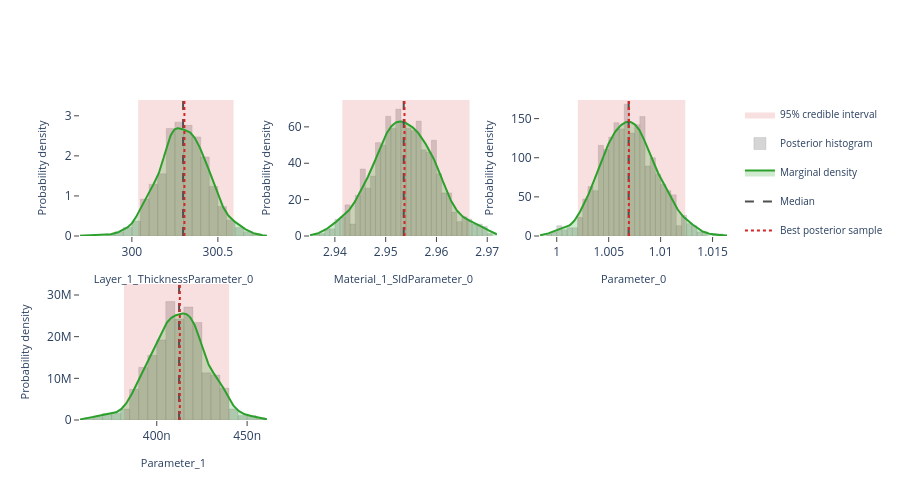

Notebook code cell kept with this figure:
### Markdown cell above
## Interactive posterior plots

The next three cells render the same Plotly figures that are shown on the
Bayesian Posterior tab of the EasyReflectometryApp:

* **Marginals** — per-parameter distribution: histogram + smooth KDE marginal,
  shaded 95% credible interval, and median / best-sample lines
  (`plot_distribution` or `posterior.distribution()`)
* **Corner plot** — pairwise marginals + 2-D contours + scatter (`plot_corner`)
* **Traces** — per-chain trace + marginal histogram (`plot_trace`)

The standalone helpers are called with ``return_figure=True`` so they return a
Plotly ``Figure`` that we render in the notebook with ``fig.show()``; the
``PosteriorResults`` methods return the figure directly.

### Code cell
# ---- Marginal posterior distributions ---------------------------------------
# One panel per free parameter, each overlaying the posterior histogram, a
# smooth Gaussian-KDE marginal, the shaded 95% credible interval, and the
# median / best-sample reference lines.  Mirrors the "Marginals" sub-tab in
# the EasyReflectometryApp.

# The PosteriorResults method passes ``logp`` through automatically so the
# best posterior sample (MAP) line is drawn:
fig = posterior.distribution()
fig.show()

# Standalone equivalent (pass ``logp`` to get the best-sample line):
# fig = plot_distribution(
#     posterior.draws,
#     posterior.param_names,
#     logp=posterior.logp,
#     return_figure=True,
# )
# fig.show()

### Figure 1 — Plotly figure (JSON) as saved in the notebook; plotly's stock layout.template omitted (floating-point values rounded to 4 significant figures; data arrays with more than 128 entries replaced by an {"elided": "..."} marker saying what was removed)
{"data": [{"fill": "toself", "fillcolor": "rgba(214, 39, 40, 0.14)", "hoverinfo": "skip", "legendgroup": "95% credible interval", "line": {"color": "rgba(214, 39, 40, 0.14)", "width": 0}, "mode": "lines", "name": "95% credible interval", "showlegend": true, "type": "scatter", "x": [300.0, 300.6, 300.6, 300.0, 300.0], "xaxis": "x", "y": [0.0, 0.0, 3.395, 3.395, 0.0], "yaxis": "y"}, {"histnorm": "probability density", "hovertemplate": "sample=%{x:.4f}<br>density: %{y:.2f}<extra></extra>", "legendgroup": "histogram", "marker": {"color": "rgba(120, 120, 120, 0.38)", "line": {"color": "rgba(120, 120, 120, 0.24)", "width": 1}}, "name": "Posterior histogram", "nbinsx": 40, "opacity": 0.82, "showlegend": true, "type": "histogram", "x": {"elided": "760 float values"}, "xaxis": "x", "yaxis": "y"}, {"fill": "tozeroy", "fillcolor": "rgba(44, 160, 44, 0.22)", "hovertemplate": "Layer_1_ThicknessParameter_0: %{x:.4f}<br>density: %{y:.4f}<extra></extra>", "legendgroup": "marginal", "line": {"color": "rgb(44, 160, 44)", "width": 2}, "mode": "lines", "name": "Marginal density", "showlegend": true, "type": "scatter", "x": {"elided": "256 float values"}, "xaxis": "x", "y": {"elided": "256 float values"}, "yaxis": "y"}, {"hovertemplate": "Median: %{x:.4f}<extra></extra>", "legendgroup": "Median", "line": {"color": "rgb(80, 80, 80)", "dash": "dash", "width": 2}, "mode": "lines", "name": "Median", "showlegend": true, "type": "scatter", "x": [300.3, 300.3], "xaxis": "x", "y": [0.0, 3.395], "yaxis": "y"}, {"hovertemplate": "Best posterior sample: %{x:.4f}<extra></extra>", "legendgroup": "Best posterior sample", "line": {"color": "rgb(214, 39, 40)", "dash": "dot", "width": 2}, "mode": "lines", "name": "Best posterior sample", "showlegend": true, "type": "scatter", "x": [300.3, 300.3], "xaxis": "x", "y": [0.0, 3.395], "yaxis": "y"}, {"fill": "toself", "fillcolor": "rgba(214, 39, 40, 0.14)", "hoverinfo": "skip", "legendgroup": "95% credible interval", "line": {"color": "rgba(214, 39, 40, 0.14)", "width": 0}, "mode": "lines", "name": "95% credible interval", "showlegend": false, "type": "scatter", "x": [2.941, 2.967, 2.967, 2.941, 2.941], "xaxis": "x2", "y": [0.0, 0.0, 74.77, 74.77, 0.0], "yaxis": "y2"}, {"histnorm": "probability density", "hovertemplate": "sample=%{x:.4f}<br>density: %{y:.2f}<extra></extra>", "legendgroup": "histogram", "marker": {"color": "rgba(120, 120, 120, 0.38)", "line": {"color": "rgba(120, 120, 120, 0.24)", "width": 1}}, "name": "Posterior histogram", "nbinsx": 40, "opacity": 0.82, "showlegend": false, "type": "histogram", "x": {"elided": "760 float values"}, "xaxis": "x2", "yaxis": "y2"}, {"fill": "tozeroy", "fillcolor": "rgba(44, 160, 44, 0.22)", "hovertemplate": "Material_1_SldParameter_0: %{x:.4f}<br>density: %{y:.4f}<extra></extra>", "legendgroup": "marginal", "line": {"color": "rgb(44, 160, 44)", "width": 2}, "mode": "lines", "name": "Marginal density", "showlegend": false, "type": "scatter", "x": {"elided": "256 float values"}, "xaxis": "x2", "y": {"elided": "256 float values"}, "yaxis": "y2"}, {"hovertemplate": "Median: %{x:.4f}<extra></extra>", "legendgroup": "Median", "line": {"color": "rgb(80, 80, 80)", "dash": "dash", "width": 2}, "mode": "lines", "name": "Median", "showlegend": false, "type": "scatter", "x": [2.954, 2.954], "xaxis": "x2", "y": [0.0, 74.77], "yaxis": "y2"}, {"hovertemplate": "Best posterior sample: %{x:.4f}<extra></extra>", "legendgroup": "Best posterior sample", "line": {"color": "rgb(214, 39, 40)", "dash": "dot", "width": 2}, "mode": "lines", "name": "Best posterior sample", "showlegend": false, "type": "scatter", "x": [2.954, 2.954], "xaxis": "x2", "y": [0.0, 74.77], "yaxis": "y2"}, {"fill": "toself", "fillcolor": "rgba(214, 39, 40, 0.14)", "hoverinfo": "skip", "legendgroup": "95% credible interval", "line": {"color": "rgba(214, 39, 40, 0.14)", "width": 0}, "mode": "lines", "name": "95% credible interval", "showlegend": false, "type": "scatter", "x": [1.002, 1.012, 1.012, 1.002, 1.002], "xaxis": "x3", "y": [0.0, 0.0, 173.8, 173.8, 0.0], "yaxis": "y3"}, {"histnorm": "probability density", "hovertemplate": "sample=%{x:.4f}<br>density: %{y:.2f}<extra></extra>", "legendgroup": "histogram", "marker": {"color": "rgba(120, 120, 120, 0.38)", "line": {"color": "rgba(120, 120, 120, 0.24)", "width": 1}}, "name": "Posterior histogram", "nbinsx": 40, "opacity": 0.82, "showlegend": false, "type": "histogram", "x": {"elided": "760 float values"}, "xaxis": "x3", "yaxis": "y3"}, {"fill": "tozeroy", "fillcolor": "rgba(44, 160, 44, 0.22)", "hovertemplate": "Parameter_0: %{x:.4f}<br>density: %{y:.4f}<extra></extra>", "legendgroup": "marginal", "line": {"color": "rgb(44, 160, 44)", "width": 2}, "mode": "lines", "name": "Marginal density", "showlegend": false, "type": "scatter", "x": {"elided": "256 float values"}, "xaxis": "x3", "y": {"elided": "256 float values"}, "yaxis": "y3"}, {"hovertemplate": "Median: %{x:.4f}<extra></extra>", "legendgroup": "Median", "line": {"color": "rgb(80, 80, 80)", "dash": "dash", "width": 2}, "mode": "lines", "name": "Median", "showlegend": false, "type": "scatter", "x": [1.007, 1.007], "xaxis": "x3", "y": [0.0, 173.8], "yaxis": "y3"}, {"hovertemplate": "Best posterior sample: %{x:.4f}<extra></extra>", "legendgroup": "Best posterior sample", "line": {"color": "rgb(214, 39, 40)", "dash": "dot", "width": 2}, "mode": "lines", "name": "Best posterior sample", "showlegend": false, "type": "scatter", "x": [1.007, 1.007], "xaxis": "x3", "y": [0.0, 173.8], "yaxis": "y3"}, {"fill": "toself", "fillcolor": "rgba(214, 39, 40, 0.14)", "hoverinfo": "skip", "legendgroup": "95% credible interval", "line": {"color": "rgba(214, 39, 40, 0.14)", "width": 0}, "mode": "lines", "name": "95% credible interval", "showlegend": false, "type": "scatter", "x": [3.819e-07, 4.401e-07, 4.401e-07, 3.819e-07, 3.819e-07], "xaxis": "x4", "y": [0.0, 0.0, 32640000.0, 32640000.0, 0.0], "yaxis": "y4"}, {"histnorm": "probability density", "hovertemplate": "sample=%{x:.4f}<br>density: %{y:.2f}<extra></extra>", "legendgroup": "histogram", "marker": {"color": "rgba(120, 120, 120, 0.38)", "line": {"color": "rgba(120, 120, 120, 0.24)", "width": 1}}, "name": "Posterior histogram", "nbinsx": 40, "opacity": 0.82, "showlegend": false, "type": "histogram", "x": {"elided": "760 float values"}, "xaxis": "x4", "yaxis": "y4"}, {"fill": "tozeroy", "fillcolor": "rgba(44, 160, 44, 0.22)", "hovertemplate": "Parameter_1: %{x:.4f}<br>density: %{y:.4f}<extra></extra>", "legendgroup": "marginal", "line": {"color": "rgb(44, 160, 44)", "width": 2}, "mode": "lines", "name": "Marginal density", "showlegend": false, "type": "scatter", "x": {"elided": "256 float values"}, "xaxis": "x4", "y": {"elided": "256 float values"}, "yaxis": "y4"}, {"hovertemplate": "Median: %{x:.4f}<extra></extra>", "legendgroup": "Median", "line": {"color": "rgb(80, 80, 80)", "dash": "dash", "width": 2}, "mode": "lines", "name": "Median", "showlegend": false, "type": "scatter", "x": [4.124e-07, 4.124e-07], "xaxis": "x4", "y": [0.0, 32640000.0], "yaxis": "y4"}, {"hovertemplate": "Best posterior sample: %{x:.4f}<extra></extra>", "legendgroup": "Best posterior sample", "line": {"color": "rgb(214, 39, 40)", "dash": "dot", "width": 2}, "mode": "lines", "name": "Best posterior sample", "showlegend": false, "type": "scatter", "x": [4.128e-07, 4.128e-07], "xaxis": "x4", "y": [0.0, 32640000.0], "yaxis": "y4"}], "layout": {"barmode": "overlay", "height": 500, "legend": {"font": {"size": 10}}, "plot_bgcolor": "white", "showlegend": true, "xaxis": {"anchor": "y", "domain": [0.0, 0.2889], "range": [299.7, 300.8], "showgrid": false, "ticks": "outside", "title": {"font": {"size": 11}, "text": "Layer_1_ThicknessParameter_0"}, "zeroline": false}, "xaxis2": {"anchor": "y2", "domain": [0.3556, 0.6444], "range": [2.935, 2.972], "showgrid": false, "ticks": "outside", "title": {"font": {"size": 11}, "text": "Material_1_SldParameter_0"}, "zeroline": false}, "xaxis3": {"anchor": "y3", "domain": [0.7111, 1.0], "range": [0.9984, 1.016], "showgrid": false, "ticks": "outside", "title": {"font": {"size": 11}, "text": "Parameter_0"}, "zeroline": false}, "xaxis4": {"anchor": "y4", "domain": [0.0, 0.2889], "range": [3.575e-07, 4.61e-07], "showgrid": false, "ticks": "outside", "title": {"font": {"size": 11}, "text": "Parameter_1"}, "zeroline": false}, "xaxis5": {"anchor": "y5", "domain": [0.3556, 0.6444], "showgrid": false, "ticks": "outside", "zeroline": false}, "xaxis6": {"anchor": "y6", "domain": [0.7111, 1.0], "showgrid": false, "ticks": "outside", "zeroline": false}, "yaxis": {"anchor": "x", "domain": [0.575, 1.0], "range": [0.0, 3.395], "showgrid": false, "ticks": "outside", "title": {"font": {"size": 11}, "text": "Probability density"}, "zeroline": false}, "yaxis2": {"anchor": "x2", "domain": [0.575, 1.0], "range": [0.0, 74.77], "showgrid": false, "ticks": "outside", "title": {"font": {"size": 11}, "text": "Probability density"}, "zeroline": false}, "yaxis3": {"anchor": "x3", "domain": [0.575, 1.0], "range": [0.0, 173.8], "showgrid": false, "ticks": "outside", "title": {"font": {"size": 11}, "text": "Probability density"}, "zeroline": false}, "yaxis4": {"anchor": "x4", "domain": [0.0, 0.425], "range": [0.0, 32640000.0], "showgrid": false, "ticks": "outside", "title": {"font": {"size": 11}, "text": "Probability density"}, "zeroline": false}, "yaxis5": {"anchor": "x5", "domain": [0.0, 0.425], "showgrid": false, "ticks": "outside", "zeroline": false}, "yaxis6": {"anchor": "x6", "domain": [0.0, 0.425], "showgrid": false, "ticks": "outside", "zeroline": false}}}
